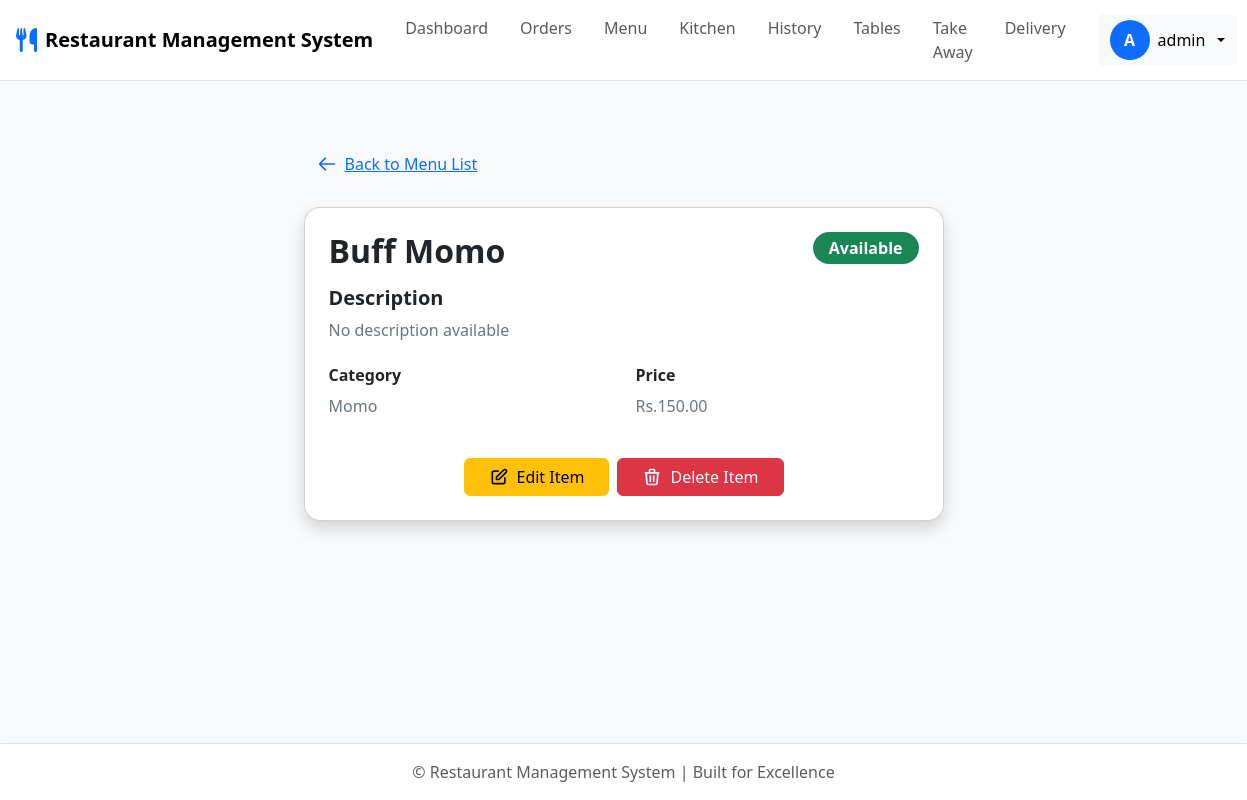
Page /menuitem/1/ (signed in) on the committed database.
### accounts/models.py (models this page shows)
class User(AbstractUser):
    email = models.EmailField(unique=True)
    role = models.CharField(max_length=50)
    is_active = models.BooleanField(default=True)
    created_at = models.DateTimeField(auto_now_add=True)

### restaurant/models.py (models this page shows, shortened)
class MenuItem(models.Model):
    name = models.CharField(max_length=255)
    description = models.TextField(blank=True)
    price = models.DecimalField(max_digits=10, decimal_places=2)
    category = models.ForeignKey(Category, on_delete=models.CASCADE)
    is_available = models.BooleanField(default=True)
    preparation_area = models.CharField(max_length=100, blank=True)
    image = models.ImageField(upload_to='menu_images/', blank=True)

class Category(models.Model):
    name = models.CharField(max_length=100)
    is_active = models.BooleanField(default=True)

### restaurant/views.py (the view)
# urls.py: path('menuitem/<int:pk>/', views.MenuItemDetailView.as_view(), name='menuitem_detail'),
class MenuItemDetailView(LoginRequiredMixin, DetailView):
    model = MenuItem
    template_name = 'restaurant/menuitem_detail.html'
    context_object_name = 'menu_item'

### accounts/models.py (called while the page is built)
    def has_module_access(self, module_name):
        return self.permissions.filter(module=module_name, is_allowed=True).exists()

    def has_all_permissions(self):
        total_modules = StaffPermission.MODULE_CHOICES.__len__()
        allowed_count = self.permissions.filter(is_allowed=True).count()
        return allowed_count == total_modules

### restaurant/context_processors.py (called while the page is built)
def add_valid_table_id(request):
    valid_table_id = Table.objects.first().id if Table.objects.exists() else None
    return {'valid_table_id': valid_table_id}

### restaurant/templates/restaurant/menuitem_detail.html (shortened to what this page needs)
{% extends 'restaurant/base.html' %}
{% load widget_tweaks %}
{% block content %}
<div class="container-fluid px-3 py-5">
    <div class="mx-auto" style="max-width: 40rem;">
        <div class="mb-4">
            <a href="{% url 'restaurant:menuitem_list' %}" class="btn btn-link text-primary d-flex align-items-center gap-2">
                <svg style="width: 1.25rem; height: 1.25rem;" fill="none" stroke="currentColor" viewBox="0 0 24 24">
                    <path stroke-linecap="round" stroke-linejoin="round" stroke-width="2" d="M10 19l-7-7m0 0l7-7m-7 7h18"/>
                </svg>
                Back to Menu List
            </a>
        </div>
        <div class="card shadow menuitem-detail-card">
            <div class="card-body p-4">
                <div class="d-flex flex-column flex-md-row justify-content-between align-items-start gap-3 mb-3">
                    <h1 class="h2 fw-bold text-dark mb-0">{{ menu_item.name }}</h1>
                    <span class="px-3 py-1 rounded-pill fw-bold {% if menu_item.is_available %}bg-success text-white{% else %}bg-danger text-white{% endif %}">
                        {{ menu_item.is_available|yesno:"Available,Not Available" }}
                    </span>
                </div>
                <div class="mb-4">
                    <h3 class="h5 fw-semibold text-dark">Description</h3>
                    <p class="mt-1 text-secondary">{{ menu_item.description|default:"No description available" }}</p>
                </div>
                <div class="row g-4 mb-2">
                    <div class="col-12 col-md-6">
                        <h3 class="h6 fw-semibold text-dark">Category</h3>
                        <p class="mt-1 text-secondary">{{ menu_item.category.name }}</p>
                    </div>
                    <div class="col-12 col-md-6">
                        <h3 class="h6 fw-semibold text-dark">Price</h3>
                        <p class="mt-1 text-secondary">Rs.{{ menu_item.price }}</p>
                    </div>
                </div>
                <div class="mt-4 d-flex gap-2 justify-content-center">
                    <a href="{% url 'restaurant:menuitem_update' pk=menu_item.id %}" class="btn btn-warning d-inline-flex align-items-center px-4">
                        <svg style="width: 1.25rem; height: 1.25rem;" class="me-2" fill="none" stroke="currentColor" viewBox="0 0 24 24">
                            <path stroke-linecap="round" stroke-linejoin="round" stroke-width="2" d="M11 5H6a2 2 0 00-2 2v11a2 2 0 002 2h11a2 2 0 002-2v-5m-1.414-9.414a2 2 0 112.828 2.828L11.828 15H9v-2.828l8.586-8.586z"/>
                        </svg>
                        Edit Item
                    </a>
                    <a href="{% url 'restaurant:menuitem_delete' pk=menu_item.id %}" class="btn btn-danger d-inline-flex align-items-center px-4">
                        <svg style="width: 1.25rem; height: 1.25rem;" class="me-2" fill="none" stroke="currentColor" viewBox="0 0 24 24">
                            <path stroke-linecap="round" stroke-linejoin="round" stroke-width="2" d="M19 7l-.867 12.142A2 2 0 0116.138 21H7.862a2 2 0 01-1.995-1.858L5 7m5 4v6m4-6v6m1-10V4a1 1 0 00-1-1h-4a1 1 0 00-1 1v3M4 7h16"/>
                        </svg>
                        Delete Item
                    </a>
                </div>
            </div>
        </div>
    </div>
</div>
{% endblock %}

### restaurant/templates/restaurant/base.html (shortened to what this page needs)
{% load static %}
<!DOCTYPE html>
<html lang="en">
<head>
    <link href="https://cdn.jsdelivr.net/npm/bootstrap@5.3.0/dist/css/bootstrap.min.css" rel="stylesheet">
    <link href="https://cdnjs.cloudflare.com/ajax/libs/font-awesome/6.4.0/css/all.min.css" rel="stylesheet">
</head>
<body class="d-flex flex-column min-vh-100 bg-light">
    <nav class="navbar navbar-expand-lg navbar-light bg-white sticky-top border-bottom">
        <div class="container-fluid px-3">
            <a href="{% url 'restaurant:order_list' %}" class="navbar-brand d-flex align-items-center gap-2">
                <i class="fas fa-utensils text-primary" style="font-size: 1.5rem;"></i>
                <span class="fw-bold d-none d-sm-inline">Restaurant Management System</span>
            </a>
            <div class="collapse navbar-collapse" id="navbarNav">
                <div class="navbar-nav ms-auto">
                    {% if user.is_superuser or user_perms.has_dashboard %}
                    <a href="{% url 'home:dashboard' %}" class="nav-link px-3 py-2">Dashboard</a>
                    {% endif %}
                    {% if user.is_superuser or user_perms.has_orders %}
                    <a href="{% url 'restaurant:order_list' %}" class="nav-link px-3 py-2">Orders</a>
                    {% endif %}
                    {% if user.is_superuser or user_perms.has_menu %}
                    <a href="{% url 'restaurant:menuitem_list' %}" class="nav-link px-3 py-2">Menu</a>
                    {% endif %}
                    {% if user.is_superuser or user_perms.has_kitchen %}
                    <a href="{% url 'restaurant:kitchen' %}" class="nav-link px-3 py-2">Kitchen</a>
                    {% endif %}
                    {% if user.is_superuser or user_perms.has_history %}
                    <a href="{% url 'restaurant:transaction_history' %}" class="nav-link px-3 py-2">History</a>
                    {% endif %}
                    {% if user.is_superuser or user_perms.has_tables %}
                    <a href="{% url 'restaurant:table_list' %}" class="nav-link px-3 py-2">Tables</a>
                    {% endif %}
                    {% if user.is_superuser or user_perms.has_takeaway %}
                    <a href="{% url 'restaurant:place_order_takeaway' %}" class="nav-link px-3 py-2">Take Away</a>
                    {% endif %}
                    {% if user.is_superuser or user_perms.has_delivery %}
                    <a href="{% url 'restaurant:place_order_delivery' %}" class="nav-link px-3 py-2">Delivery</a>
                    {% endif %}
                </div>
                <div class="dropdown ms-lg-3">
                    <button id="profileBtn" class="btn btn-light border-0 d-flex align-items-center gap-2 dropdown-toggle" type="button" data-bs-toggle="dropdown">
                        <div class="rounded-circle bg-primary text-white d-flex align-items-center justify-content-center fw-bold" style="width: 40px; height: 40px;">
                            {{ user.username|upper|first }}
                        </div>
                        <span class="d-none d-lg-inline">{{ user.username }}</span>
                    </button>
                </div>
            </div>
        </div>
    </nav>
    <main class="flex-grow-1 py-3">
        <div class="container-fluid px-3">
            {% block content %}{% endblock %}
        </div>
    </main>
    <footer class="bg-white shadow-sm mt-auto border-top">
        <div class="container-fluid px-3 py-3">
            <p class="text-center text-muted mb-0">&copy; {{ current_year }} Restaurant Management System | Built for Excellence</p>
        </div>
    </footer>
</body>
</html>

### restaurant/templates/restaurant/menuitem_detail.html (style rules this page uses)
.menuitem-detail-card { border-radius: 16px; box-shadow: 0 2px 12px rgba(0,0,0,0.08); margin-bottom: 2rem; }

### rows in the picture
User: username|first "A", username "admin"
MenuItem: name "Buff Momo", is_available "Available", description "No description available", category.name "Momo", price "150.00"
